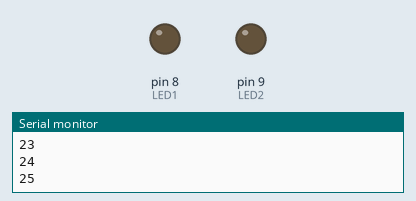
This sketch was run on a simulated Arduino Uno, built with avr-gcc and run on an emulated ATmega328P. On the bench: output pins drawn as LEDs (lit = HIGH), the last lines printed to the serial monitor.

Above: at 5.1 s.
At 10.2 s:
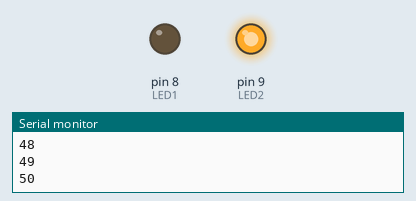
At 20.4 s:
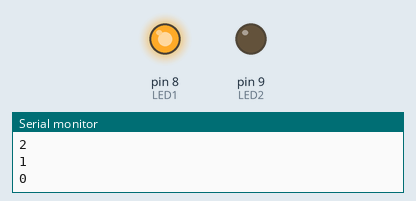
Timing chart, 0 to 26.5 s (numbered marks = the images above):
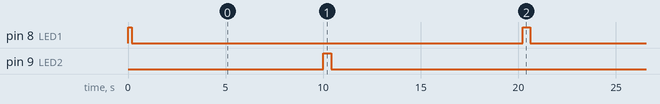

The sketch:

CONT0a50.ino
```cpp
// Definição dos pinos dos LEDs
const int LED1 = 8;  // LED ligado quando contador = 0
const int LED2 = 9;  // LED ligado quando contador = 50

int contador = 0; // Valor inicial da contagem

void setup() {
  pinMode(LED1, OUTPUT);
  pinMode(LED2, OUTPUT);

  // Inicializa LEDs desligados
  digitalWrite(LED1, LOW);
  digitalWrite(LED2, LOW);

  // Inicializa a comunicação serial (opcional, para debug)
  Serial.begin(9600);
}

void loop() {
  // Simulando incremento ou decremento da contagem
  // Aqui vamos só contar de 0 a 50 e depois voltar pra 0, como exemplo
  for (contador = 0; contador <= 50; contador++) {
    atualizarLEDs();
    Serial.println(contador); // Mostrar valor no monitor serial
    delay(200); // Pequeno atraso para visualização
  }

  for (contador = 50; contador >= 0; contador--) {
    atualizarLEDs();
    Serial.println(contador);
    delay(200);
  }
}

void atualizarLEDs() {
  if (contador == 0) {
    digitalWrite(LED1, HIGH);
  } else {
    digitalWrite(LED1, LOW);
  }

  if (contador == 50) {
    digitalWrite(LED2, HIGH);
  } else {
    digitalWrite(LED2, LOW);
  }
}
```

Measured:
- by itself, pin 8 (LED1): repeats every 20.4 s: LOW 20.0 s, HIGH 0.40 s
- by itself, pin 9 (LED2): alternates HIGH for 0.40 s and LOW for 20.0 s
- by itself, everything shown: repeats every 20.4 s, in 4 steps
